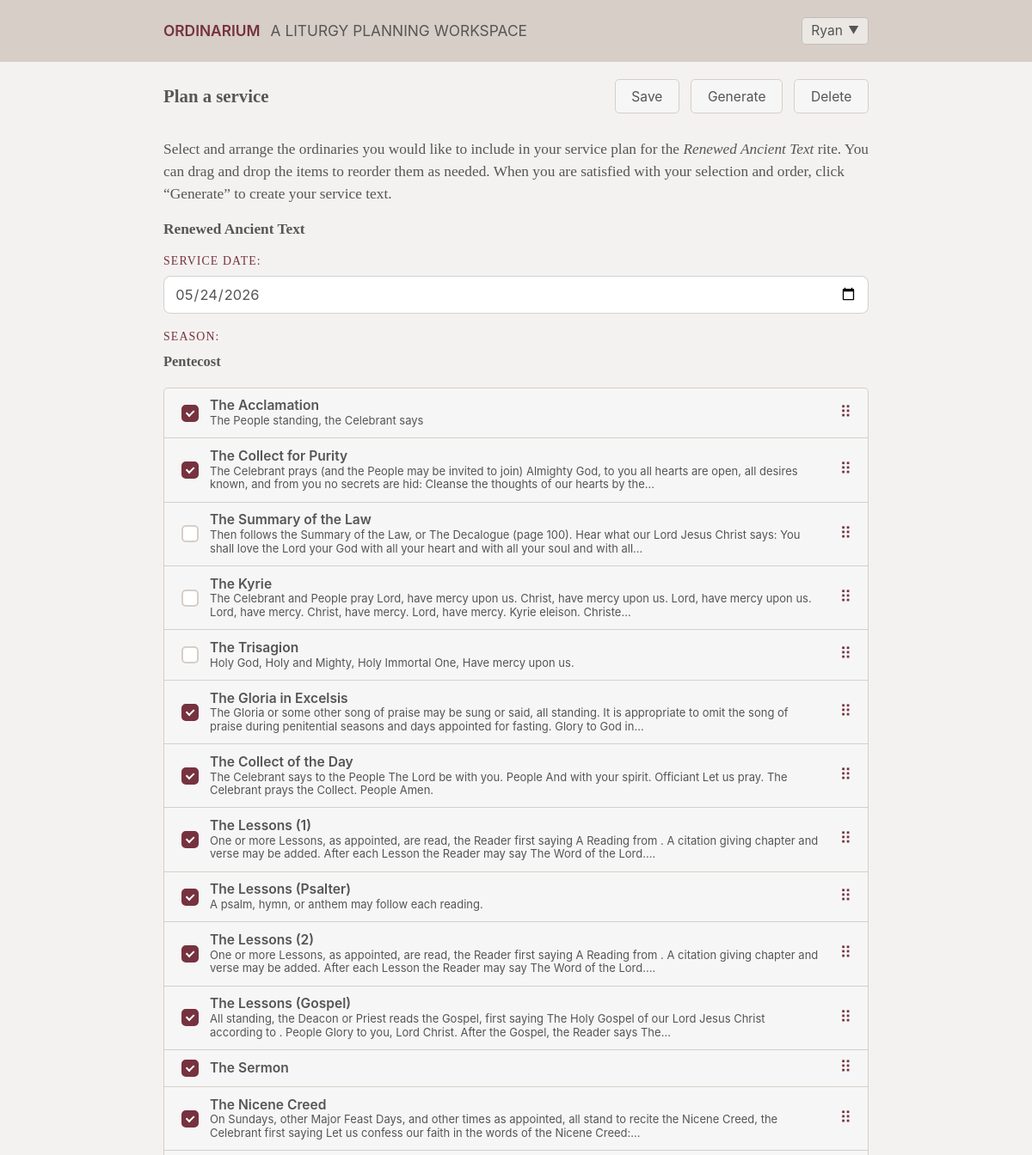
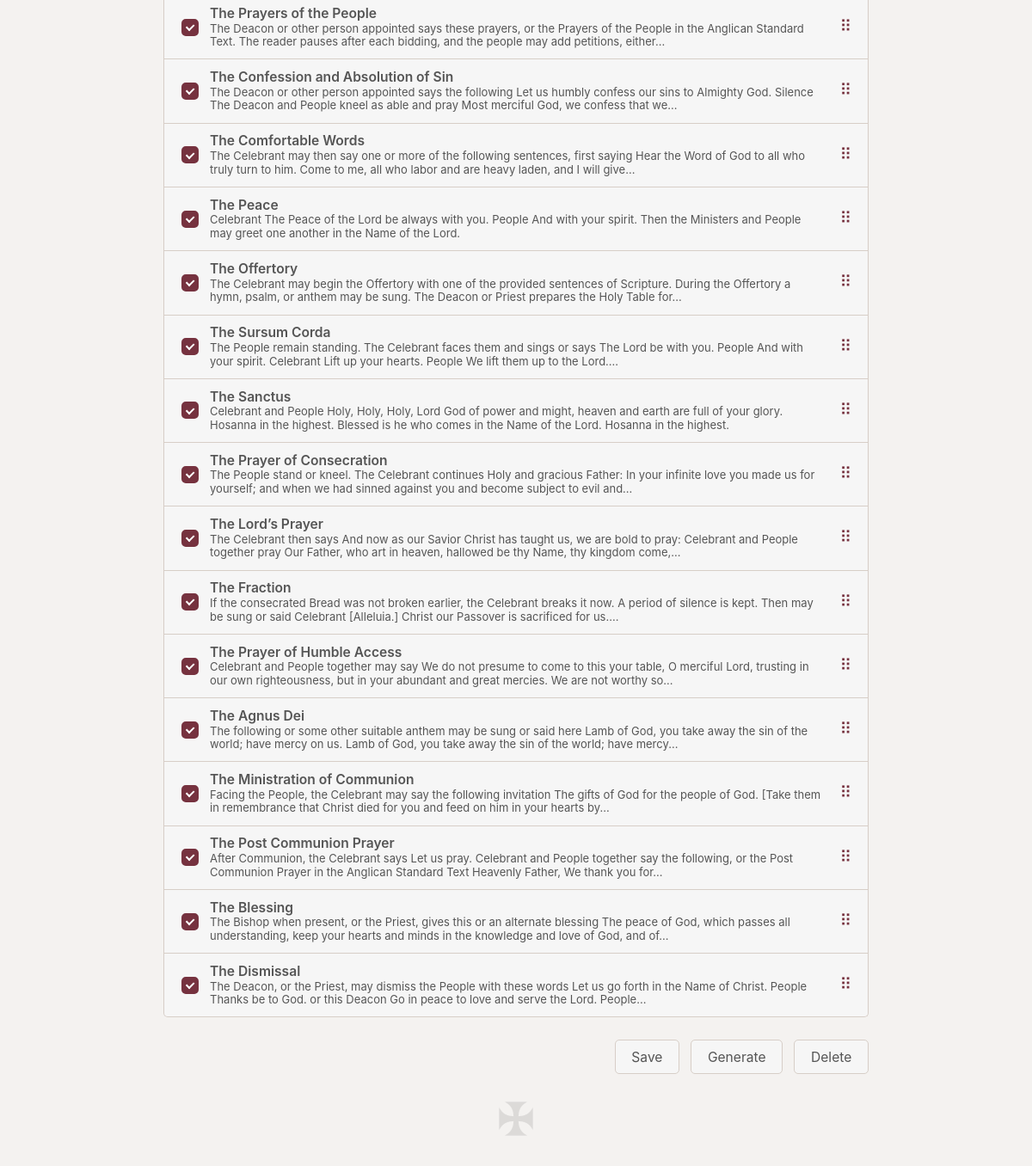
/service/2 (signed in), run on the app's committed database (2 pictures, top to bottom).
### tables this page shows
CREATE TABLE "texts" ("id" INTEGER PRIMARY KEY, "data" JSON, type TEXT
generated always as (json_extract(data, '$.type')) virtual, filter_type TEXT
generated always as (json_extract(data, '$.filter.type')) virtual, filter_content TEXT
generated always as (json_extract(data, '$.filter.content')) virtual, text TEXT
generated always as (json_extract(data, '$.text')) virtual, title TEXT
generated always as (json_extract(data, '$.title')) virtual, default_order INTEGER
generated always as (json_extract(data, '$.default_order')) virtual, detailed_title text
generated always as (json_extract(data, '$.detailed_title')) virtual);

### ordinarium/routes.py (the view)
@bp.route("/service/<int:service_id>")
@login_required
def service(service_id, rite="Renewed Ancient Text"):
    db = get_db()
    existing_owner = db.execute(
        "select user_id from services where id=? limit 1", (service_id,)
    ).fetchone()
    if existing_owner and existing_owner["user_id"] != g.user["id"]:
        return (
            render_template("page.html", title="Error", content="Service not found."),
            404,
        )
    context = build_plan_context(service_id, rite)
    return render_template("service.html", **context)

### ordinarium/db.py (called while the page is built)
def get_db():
    if "db" not in g:
        g.db = sqlite3.connect(
            current_app.config["DATABASE"],
            detect_types=sqlite3.PARSE_DECLTYPES,
        )
        g.db.row_factory = sqlite3.Row
    return g.db

### ordinarium/liturgical_calendar.py (called while the page is built, shortened)
def resolve_observance_options(service_date):
    if not service_date:
        return []
    matches = _matching_holidays(service_date)
    if not matches:
        return []

def _matching_holidays(service_date):
    holidays = _load_holidays()
    if not holidays:
        return []

### ordinarium/routes.py (called while the page is built)
def get_user_by_id(user_id):
    if not user_id:
        return None
    db = get_db()
    user = db.execute(
        "select id, first_name, last_name, email, data from users where id=? limit 1",
        (user_id,),
    ).fetchone()
    return user

@bp.before_app_request
def load_logged_in_user():
    user_id = session.get("user_id")
    g.user = get_user_by_id(user_id) if user_id else None

@bp.app_context_processor
def inject_user():
    return {"user": g.user}

def login_required(view):
    @wraps(view)
    def wrapped(**kwargs):
        if g.user is None:
            return redirect(url_for("main.login", next=request.path))
        return view(**kwargs)
    return wrapped

### ordinarium/templates/service.html (shortened to what this page needs)
{% extends 'base.html' %}
{% block content %}
<div id="page">
	<div class="plan-header">
		<h2>Plan a service</h2>
		<div class="plan-header-actions">
			<button class="plan-submit" type="submit" form="plan-meta-form">Save</button>
			<button class="plan-submit" type="submit" form="plan-meta-form" name="action" value="generate">Generate</button>
			{% if can_delete %}
			<form action="{{ url_for('main.service_delete', service_id=service_id) }}" method="post" onsubmit="return confirm('Delete this service? This cannot be undone.')">
				<button class="plan-submit" type="submit">Delete</button>
			</form>
			{% endif %}
		</div>
	</div>
	<p>Select and arrange the ordinaries you would like to include in your service plan for the <em>{{ rite }}</em> rite. You can drag and drop the items to reorder them as needed. When you are satisfied with your selection and order, click “Generate” to create your service text.</p>
	<strong>{{ rite }}</strong>
	<form class="plan-actions" id="plan-meta-form" action="{{ url_for('main.persist_service') }}" method="post">
		<p><label class="plan-field">
			<span>Service date:</span>
			<input type="date" name="service_date" id="plan-service-date" value="{{ service.service_date or '' }}" required>
		</label></p>
		<div class="plan-inline-fields">
			<p id="plan-season-row"{% if not service.service_date %} style="display: none;"{% endif %}>
				<label class="plan-field">
					<span>Season:</span>
					<strong class="plan-field-value" id="plan-season-display">{{ service.season or 'Auto-detect' }}</strong>
				</label>
			</p>
		</div>
	</form>
	<ul class="plan-list">
	{% for ordinary in ordinaries %}
		<li class="plan-row" draggable="true">
			<div class="plan-row-main">
				<label class="plan-item">
					<input type="checkbox" name="ordinaries" value="{{ ordinary.id }}" data-default-order="{{ ordinary.default_order }}" {% if not ordinary.disabled %}checked{% endif %}>
					<span class="plan-title">{% if ordinary.detailed_title %}{{ ordinary.detailed_title }}{% else %}{{ ordinary.title }}{% endif %}</span>
					{% if ordinary.text %}<small>{{ ordinary.text | markdown_template | striptags | clean | truncate(200) }}</small>{% endif %}
				</label>
				<span class="plan-handle" aria-hidden="true">⠿</span>
			</div>
		</li>
	{% endfor %}
	</ul>
	<div class="plan-footer-actions">
		<button class="plan-submit" type="submit" form="plan-meta-form">Save</button>
		<button class="plan-submit" type="submit" form="plan-meta-form" name="action" value="generate">Generate</button>
		{% if can_delete %}
		<form action="{{ url_for('main.service_delete', service_id=service_id) }}" method="post" onsubmit="return confirm('Delete this service? This cannot be undone.')">
			<button class="plan-submit" type="submit">Delete</button>
		</form>
		{% endif %}
	</div>
</div>
{% endblock %}

### ordinarium/static/styles/style.css (style rules this page uses)
:root { --header-font-family: -apple-system, BlinkMacSystemFont, 'Helvetica Neue', Helvetica, Arial, sans-serif; --body-font-family: apple-system-ui-serif, ui-serif, Georgia, serif; --body-background-color: #f4f2f0; --body-color: #565656; --rubric-color: #76323f; --header-background-color: #d7cec7; --line-color: #d7cec7; --body-font-size: 13pt; }
html { margin: 0; padding: 0; }
body { background-color: var(--header-background-color); color: var(--body-color); font-size: var(--body-font-size); margin: 0; padding: 0; font-family: var(--body-font-family); }
input[type="text"], input[type="date"], select { background: #f6f6f6; border: 1px solid var(--line-color); border-radius: 5px; color: #555 !important; font-family: var(--header-font-family); font-size: 0.9em; padding: 0.3em; }
button, input[type="submit"], .button, .button:visited { background: #f6f6f6; border: 1px solid var(--line-color); border-radius: 5px; color: #555 !important; cursor: pointer; font-family: var(--header-font-family); font-size: 0.9em; padding: 0.6em 1.2em; }

### data on the page
texts: title "The Acclamation", text|clean "The People standing, the Celebrant says"
texts: title "The Collect for Purity", text|clean "The Celebrant prays (and the People may be invited to join) Almighty God, to you all hearts are open, all desires known, and from you no secrets are hid: Cleanse the thoughts of our hearts by the..."
texts: title "The Summary of the Law", text|clean "Then follows the Summary of the Law, or The Decalogue (page 100). Hear what our Lord Jesus Christ says: You shall love the Lord your God with all your heart and with all your soul and with all..."
texts: title "The Kyrie", text|clean "The Celebrant and People pray Lord, have mercy upon us. Christ, have mercy upon us. Lord, have mercy upon us. Lord, have mercy. Christ, have mercy. Lord, have mercy. Kyrie eleison. Christe..."
texts: title "The Trisagion", text|clean "Holy God, Holy and Mighty, Holy Immortal One, Have mercy upon us."
texts: title "The Gloria in Excelsis", text|clean "The Gloria or some other song of praise may be sung or said, all standing. It is appropriate to omit the song of praise during penitential seasons and days appointed for fasting. Glory to God in..."
texts: title "The Collect of the Day", text|clean "The Celebrant says to the People The Lord be with you. People And with your spirit. Officiant Let us pray. The Celebrant prays the Collect. People Amen."
texts: detailed_title "The Lessons (1)", text|clean "One or more Lessons, as appointed, are read, the Reader first saying A Reading from . A citation giving chapter and verse may be added. After each Lesson the Reader may say The Word of the Lord...."
texts: detailed_title "The Lessons (Psalter)", text|clean "A psalm, hymn, or anthem may follow each reading."
texts: detailed_title "The Lessons (2)", text|clean "One or more Lessons, as appointed, are read, the Reader first saying A Reading from . A citation giving chapter and verse may be added. After each Lesson the Reader may say The Word of the Lord...."
texts: detailed_title "The Lessons (Gospel)", text|clean "All standing, the Deacon or Priest reads the Gospel, first saying The Holy Gospel of our Lord Jesus Christ according to . People Glory to you, Lord Christ. After the Gospel, the Reader says The..."
texts: title "The Sermon"
texts: title "The Nicene Creed", text|clean "On Sundays, other Major Feast Days, and other times as appointed, all stand to recite the Nicene Creed, the Celebrant first saying Let us confess our faith in the words of the Nicene Creed:..."
texts: title "The Prayers of the People", text|clean "The Deacon or other person appointed says these prayers, or the Prayers of the People in the Anglican Standard Text. The reader pauses after each bidding, and the people may add petitions, either..."
texts: title "The Confession and Absolution of Sin", text|clean "The Deacon or other person appointed says the following Let us humbly confess our sins to Almighty God. Silence The Deacon and People kneel as able and pray Most merciful God, we confess that we..."
texts: title "The Comfortable Words", text|clean "The Celebrant may then say one or more of the following sentences, first saying Hear the Word of God to all who truly turn to him. Come to me, all who labor and are heavy laden, and I will give..."
texts: title "The Peace", text|clean "Celebrant The Peace of the Lord be always with you. People And with your spirit. Then the Ministers and People may greet one another in the Name of the Lord."
texts: title "The Offertory", text|clean "The Celebrant may begin the Offertory with one of the provided sentences of Scripture. During the Offertory a hymn, psalm, or anthem may be sung. The Deacon or Priest prepares the Holy Table for..."
texts: title "The Sursum Corda", text|clean "The People remain standing. The Celebrant faces them and sings or says The Lord be with you. People And with your spirit. Celebrant Lift up your hearts. People We lift them up to the Lord...."
texts: title "The Sanctus", text|clean "Celebrant and People Holy, Holy, Holy, Lord God of power and might, heaven and earth are full of your glory. Hosanna in the highest. Blessed is he who comes in the Name of the Lord. Hosanna in the highest."
texts: title "The Prayer of Consecration", text|clean "The People stand or kneel. The Celebrant continues Holy and gracious Father: In your infinite love you made us for yourself; and when we had sinned against you and become subject to evil and..."
texts: title "The Lord’s Prayer", text|clean "The Celebrant then says And now as our Savior Christ has taught us, we are bold to pray: Celebrant and People together pray Our Father, who art in heaven, hallowed be thy Name, thy kingdom come,..."
texts: title "The Fraction", text|clean "If the consecrated Bread was not broken earlier, the Celebrant breaks it now. A period of silence is kept. Then may be sung or said Celebrant [Alleluia.] Christ our Passover is sacrificed for us...."
texts: title "The Prayer of Humble Access", text|clean "Celebrant and People together may say We do not presume to come to this your table, O merciful Lord, trusting in our own righteousness, but in your abundant and great mercies. We are not worthy so..."
texts: title "The Agnus Dei", text|clean "The following or some other suitable anthem may be sung or said here Lamb of God, you take away the sin of the world; have mercy on us. Lamb of God, you take away the sin of the world; have mercy..."
texts: title "The Ministration of Communion", text|clean "Facing the People, the Celebrant may say the following invitation The gifts of God for the people of God. [Take them in remembrance that Christ died for you and feed on him in your hearts by..."
texts: title "The Post Communion Prayer", text|clean "After Communion, the Celebrant says Let us pray. Celebrant and People together say the following, or the Post Communion Prayer in the Anglican Standard Text Heavenly Father, We thank you for..."
texts: title "The Blessing", text|clean "The Bishop when present, or the Priest, gives this or an alternate blessing The peace of God, which passes all understanding, keep your hearts and minds in the knowledge and love of God, and of..."
texts: title "The Dismissal", text|clean "The Deacon, or the Priest, may dismiss the People with these words Let us go forth in the Name of Christ. People Thanks be to God. or this Deacon Go in peace to love and serve the Lord. People..."

### other printed values
{{ user.first_name }} "Ryan"
{{ rite }} "Renewed Ancient Text"
{{ service.season or 'Auto-detect' }} "Pentecost"
